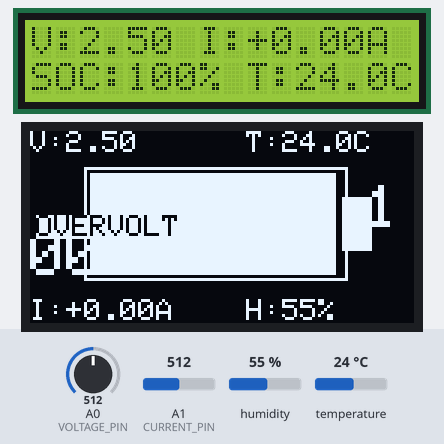
A sketch run on a simulated Arduino Uno, built with avr-gcc and run on an emulated ATmega328P. Shown: 16×2 character LCD, 128×64 one-colour display. Inputs (shaded band) come from the test bench; at power-on: A0 (VOLTAGE_PIN) = 512, A1 (CURRENT_PIN) = 512, humidity 55 %, temperature 24 °C. What the sketch prints to the serial monitor is not drawn.

Above: at 6.4 s.
6.5 s: A0 (VOLTAGE_PIN) set to 140
At 8.1 s:
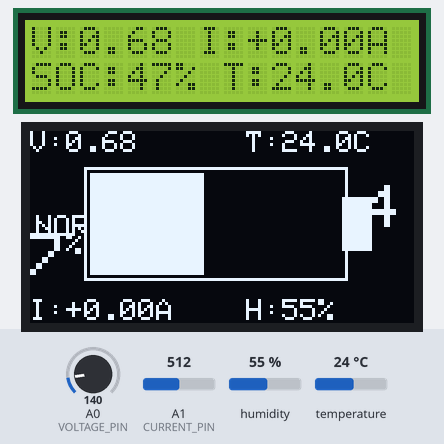
9.1 s: A1 (CURRENT_PIN) set to 511
At 10.9 s:
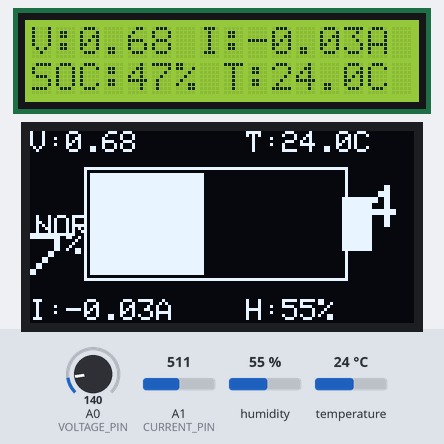
11.3 s: A1 (CURRENT_PIN) set to 710
At 12.02 s:
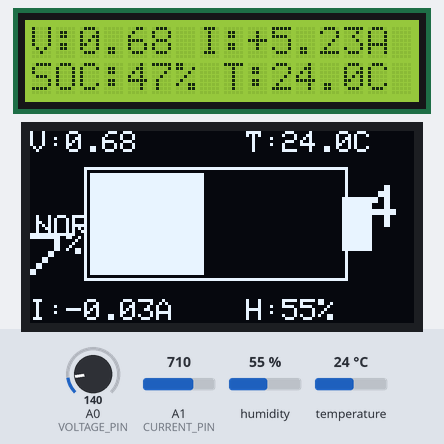
13.5 s: A1 (CURRENT_PIN) set to 739
At 15.1 s:
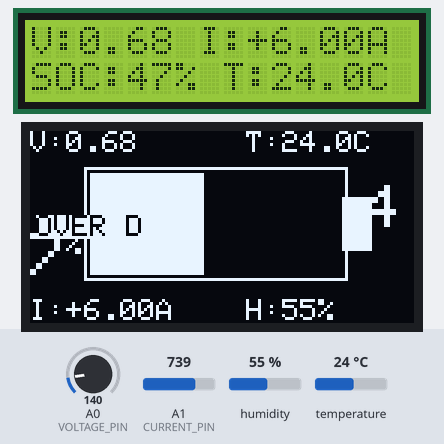
15.7 s: A0 (VOLTAGE_PIN) set to 91
At 17.6 s:
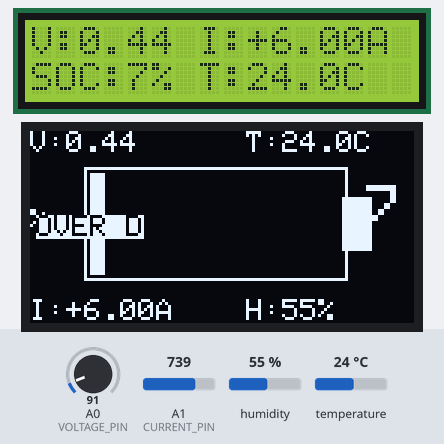
17.9 s: A0 (VOLTAGE_PIN) set to 73
At 19.3 s:
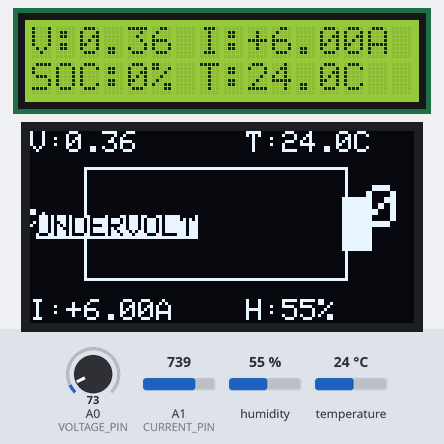
Timing chart, 0 to 20.9 s (numbered marks = the images above; inputs shaded):
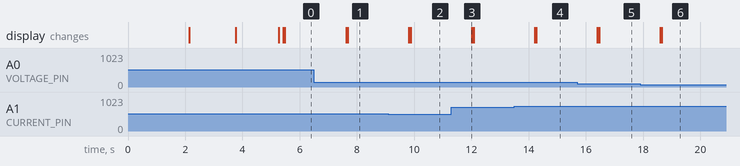

Measured:
- the behaviour switches between 512 and 511 on A1 (CURRENT_PIN) (found by bisection; images 1 and 2)
- the behaviour switches between 723 and 724 on A1 (CURRENT_PIN) (found by bisection; images 3 and 4)
- the behaviour switches between 82 and 81 on A0 (VOLTAGE_PIN) (found by bisection; images 5 and 6)
- after the input at 6.5 s, the display: first changes after 1.1 s (image 1 shows a later state)
- after the input at 9.1 s, the display: first changes after 0.72 s (image 2 shows a later state)
- after the input at 11.3 s, the display: changes after 0.71 s (image 3)
- after the input at 13.5 s, the display: first changes after 0.71 s (image 4 shows a later state)
- after the input at 15.7 s, the display: first changes after 0.70 s (image 5 shows a later state)
- after the input at 17.9 s, the display: first changes after 0.70 s (image 6 shows a later state)

The sketch:

BMScontrol.ino
```cpp
#include <Wire.h>
#include <LiquidCrystal_I2C.h>
#include <Adafruit_GFX.h>
#include <Adafruit_SSD1306.h>
#include <DHT.h>

// === DISPLAYS ===
LiquidCrystal_I2C lcd(0x27, 16, 2);           // Change to 0x3F if needed

#define SCREEN_WIDTH 128
#define SCREEN_HEIGHT 64
#define OLED_RESET    -1
Adafruit_SSD1306 display(SCREEN_WIDTH, SCREEN_HEIGHT, &Wire, OLED_RESET);

// === PINS ===
#define VOLTAGE_PIN  A0
#define CURRENT_PIN  A1
#define DHT_PIN      2

// === DHT11 ===
#define DHTTYPE DHT11
DHT dht(DHT_PIN, DHTTYPE);

// === BATTERY PARAMETERS ===
const float UNDERVOLT_CUTOFF = 0.4;
const float OVERVOLT_CUTOFF  = 1;
const float MAX_DISCHARGE_A  = 5.6;
const float MAX_CHARGE_A     = 2.8;
const float SHORT_CIRCUIT_A  = 10.0;

// ACS712-05B
const float SENSITIVITY = 0.185;
const float VCC         = 5.0;
float OFFSET            = 2.5;

// Simple SOC
float calculateSOC(float v) {
  if (v >= 1) return 100.0;
  if (v <= 0.4) return 0.0;
  return ((v - 0.4) / (1 - 0.4)) * 100.0;
}

float readCurrent() {
  long sum = 0;
  for (int i = 0; i < 80; i++) {        // Reduced samples to save time/RAM
    sum += analogRead(CURRENT_PIN);
    delay(1);
  }
  float voltage = (sum / 80.0 / 1023.0) * VCC;
  return (voltage - OFFSET) / SENSITIVITY;
}

float readVoltage() {
  int raw = analogRead(VOLTAGE_PIN);
  return (raw / 1023.0) * VCC;   // Add voltage divider if >5V
}

void setup() {
  Serial.begin(9600);
  dht.begin();

  // LCD startup
  lcd.begin();
  lcd.backlight();
  lcd.print(F(" BMS"));
  lcd.setCursor(0, 1);
  lcd.print(F("Monitor Mode"));
  delay(2000);

  // OLED - Try both common addresses
  bool oledOk = false;
  if (display.begin(SSD1306_SWITCHCAPVCC, 0x3C)) {
    oledOk = true;
  } else if (display.begin(SSD1306_SWITCHCAPVCC, 0x3D)) {
    oledOk = true;
  }

  if (!oledOk) {
    Serial.println(F("SSD1306 allocation failed!"));
    Serial.println(F("Try: reduce code, use U8g2 lib, or bigger board (Mega)"));
    // Don't freeze - continue with LCD only
    lcd.clear();
    lcd.print(F("OLED Failed!"));
    lcd.setCursor(0,1);
    lcd.print(F("Check RAM/Wiring"));
  } else {
    display.clearDisplay();
    display.setTextColor(SSD1306_WHITE);
    display.setTextSize(1);
    display.println(F("OLED Ready"));
    display.display();
    delay(1000);
  }

  // Calibrate ACS712 (no current!)
  Serial.println(F("Calibrating ACS712..."));
  long sum = 0;
  for (int i = 0; i < 150; i++) {
    sum += analogRead(CURRENT_PIN);
    delay(4);
  }
  OFFSET = (sum / 150.0 / 1023.0) * VCC;

  Serial.print(F("OFFSET = "));
  Serial.println(OFFSET, 4);

  lcd.clear();
  lcd.print(F("Offset: "));
  lcd.print(OFFSET, 3);
  delay(1500);
  lcd.clear();

  Serial.println(F("BMS Monitor Ready (DHT11) "));
}

void loop() {
  float voltage = readVoltage();
  float current = readCurrent();
  float soc = calculateSOC(voltage);

  float temperature = dht.readTemperature();
  float humidity    = dht.readHumidity();
  if (isnan(temperature)) temperature = 0;
  if (isnan(humidity))    humidity = 0;

  // Status
  bool fault = false;
  const char* statusStr = "NORMAL";
  if (voltage < UNDERVOLT_CUTOFF)     { statusStr = "UNDERVOLT"; fault = true; }
  else if (voltage > OVERVOLT_CUTOFF) { statusStr = "OVERVOLT";  fault = true; }
  else if (abs(current) > SHORT_CIRCUIT_A) { statusStr = "SHORT"; fault = true; }
  else if (current > MAX_DISCHARGE_A)  { statusStr = "OVER D"; fault = true; }
  else if (current < -MAX_CHARGE_A)    { statusStr = "OVER C"; fault = true; }

  // === LCD ===
  lcd.clear();
  lcd.setCursor(0, 0);
  lcd.print(F("V:")); lcd.print(voltage, 2);
  lcd.print(F(" I:"));
  if (current >= 0) lcd.print('+');
  lcd.print(current, 2); lcd.print('A');

  lcd.setCursor(0, 1);
  lcd.print(F("SOC:")); lcd.print(soc, 0); lcd.print(F("% T:"));
  lcd.print(temperature, 1); lcd.print('C');

  // === OLED (only if initialized) ===
  if (display.begin(SSD1306_SWITCHCAPVCC, 0x3C) || display.begin(SSD1306_SWITCHCAPVCC, 0x3D)) {  // quick re-check not needed but safe
    display.clearDisplay();

    // Battery body (inspired by clean radar style)
    display.drawRect(18, 12, 88, 38, SSD1306_WHITE);        // main body
    display.fillRect(104, 22, 10, 18, SSD1306_WHITE);       // terminal

    // SOC fill bar
    int barWidth = map(soc, 0, 100, 0, 82);
    display.fillRect(20, 14, barWidth, 34, SSD1306_WHITE);

    // Big SOC %
    display.setTextSize(2);
    display.setCursor(112, 18);
    display.print(soc, 0);
    display.setTextSize(1);
    display.print(F("%"));

    // Voltage & Current
    display.setTextSize(1);
    display.setCursor(0, 0);
    display.print(F("V:")); display.print(voltage, 2);

    display.setCursor(0, 56);
    display.print(F("I:"));
    if (current >= 0) display.print('+');
    display.print(current, 2);
    display.print(F("A"));

    // Temp & Humidity
    display.setCursor(72, 0);
    display.print(F("T:")); display.print(temperature, 1); display.print('C');

    display.setCursor(72, 56);
    display.print(F("H:")); display.print(humidity, 0); display.print('%');

    // Status with warning style
    display.setCursor(2, 28);
    if (fault) {
      // Invert colors for faults to make them "pop"
      display.setTextColor(SSD1306_BLACK, SSD1306_WHITE);
      display.print(statusStr); // Displays "OVERVOLT", "SHORT", etc.
      display.setTextColor(SSD1306_WHITE);
    } else {
        display.print(statusStr); // Displays "NORMAL"
    }

    // Charging indicator
    if (current < -0.1) {
      display.setCursor(105, 48);
      display.print(F("CHG"));
    }

    display.display();
  }

  // Serial debug
  Serial.print(F("V:")); Serial.print(voltage, 3);
  Serial.print(F(" I:"));
  if (current >= 0) Serial.print('+');
  Serial.print(current, 3);
  Serial.print(F(" SOC:")); Serial.print(soc, 1);
  Serial.print(F("% T:")); Serial.print(temperature, 1);
  Serial.print(F(" H:")); Serial.print(humidity, 0);
  Serial.print(F(" Status:")); Serial.println(statusStr);

  delay(900);   // ~1 Hz update (good for DHT11)
}
```
